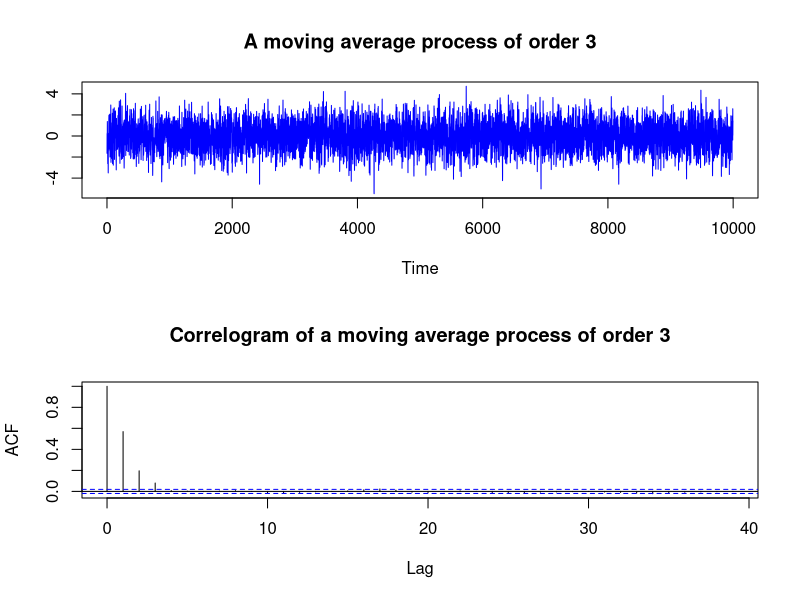

The R source for this figure:
# Generate noise
noise=rnorm(10000)

# Introduce a variable
ma_3=NULL

# Loop for generating MA(3) process

for(i in 4:10000){
  ma_3[i]=noise[i] + 0.7*noise[i-1] + 0.2*noise[i-2] + 0.1*noise[i-3]
}

# Shift data to left by 2 units
moving_average_process=ma_3[4:10000]

# Put time series structure on a vanilla data
moving_average_process=ts(moving_average_process)

# Partition output graphics as a multi frame of 2 rows and 1 column
par(mfrow=c(2,1))

# plot the process and plot its ACF
plot(moving_average_process, main='A moving average process of order 3', ylab=' ', col='blue')
acf(moving_average_process, main='Correlogram of a moving average process of order 3')

